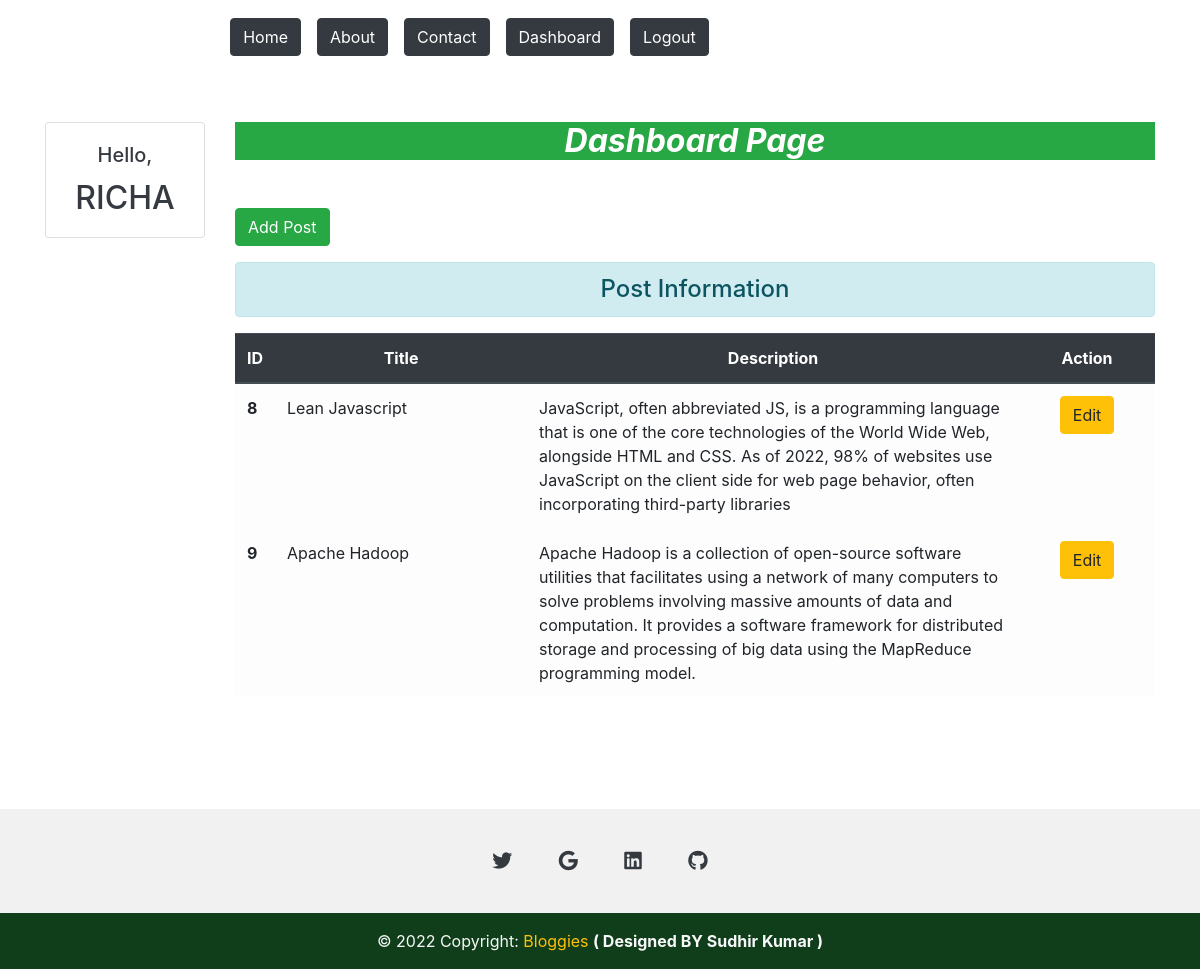
/dashboard/ (signed in), run on the app's committed database.
### app/models.py (models this page shows)
class Post(models.Model):
    title = models.CharField(max_length=200)
    desc = models.TextField()
    create = models.DateTimeField(auto_now_add=True)
    update = models.DateTimeField(auto_now=True)
    author = models.ForeignKey(User, on_delete=models.CASCADE)

### app/views.py (the view)
# urls.py: path('dashboard/', views.dashboard, name='dashboard'),
def dashboard(request):
    if request.user.is_authenticated:
        post = Post.objects.filter(author__exact=request.user)
        user = request.user
        name = user.first_name
        return render(request, 'app/dashboard.html',{'post':post,'name':name})
    else:
       return HttpResponseRedirect('/login/')

### app/templates/app/dashboard.html (shortened to what this page needs)
{% extends 'app/base.html' %}
{% load static %}
{% block side %}
<div class="col-sm-2 my-5 text-dark  text-center">
<div class="card">
    <div class="card-body">
      <h5 class="card-title">Hello,</h5>
      <h2 class="card-text">{{name|upper}}</h2>
    </div>
  </div></div>
{% endblock %}
{% block content %}
<div class="col-sm-10">
 <h3 class="text-white my-5 bg-success text-center">Dashboard Page</h3>
 <a href="{% url 'addpost' %}" class="btn btn-success">Add Post</a>
 <h4 class="text-center alert alert-info mt-3"> Post Information</h4>
  {% if post %}
   <table class="table table-hover table-light">
     <thead class="thead-dark">
       <tr class="text-center bg-primary">
         <th scope="col" style="width:2%">ID</th>
         <th scope="col" style="width:28%">Title</th>
         <th scope="col" style="width:55%">Description</th>
         <th scope="col" style="width:15%">Action</th>
       </tr>
     </thead>
     <tbody>
      {% for post in post %}
       <tr>
         <th scope="row">{{post.id}}</th>
         <td>{{post.title}}</td>
         <td>{{post.desc}}</td>
         <td class="text-center">
          <a href="{% url 'update_post' post.id %}" class="btn btn-warning btn-md">Edit</a>
         </td>
       </tr>
      {% endfor %}
     </tbody>
   </table>
  {% else %}
   <h4 class="text-center alert alert-warning">No Records</h4>
  {% endif %}
</div>
{% endblock content %}

### app/static/app/css/style.css (style rules this page uses)
body { background-image: url(https://images.unsplash.com/photo-1498050108023-c5249f4df085?ixlib=rb-1.2.1&ixid=MnwxMjA3fDB8MHxwaG90by1wYWdlfHx8fGVufDB8fHx8&auto=format&fit=crop&w=872&q=80); background-repeat: no-repeat; background-size:100% 100%; background-attachment: fixed; }
h3 { color: blue; font-size: xx-large; font-style: italic; font-weight: bold; }
.card { height: auto; }

### data on the page
Post: id "8", title "Lean Javascript", desc "JavaScript, often abbreviated JS, is a programming language that is one of the core technologies of the World Wide Web, alongside HTML and CSS. As of 2022, 98% of websites use JavaScript on the client side for web page behavior, often incorporating third-party libraries"
Post: id "9", title "Apache Hadoop", desc "Apache Hadoop is a collection of open-source software utilities that facilitates using a network of many computers to solve problems involving massive amounts of data and computation. It provides a software framework for distributed storage and processing of big data using the MapReduce programming model."

### other printed values
{{ name|upper }} "RICHA"
